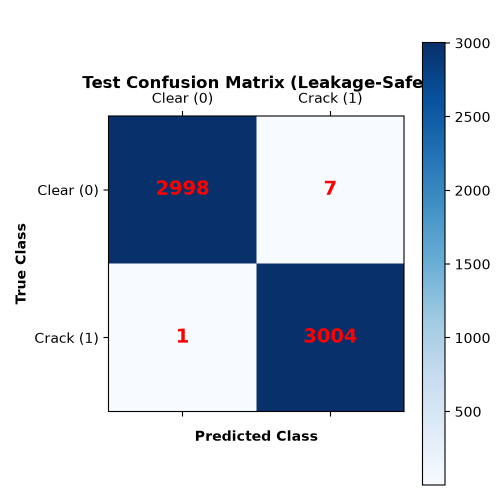
#> input picture reports/confusion_matrix.png, 1000 x 1000 px (shown at 1/2 size); its folder holds only this picture in this run
$ python predict.py --image ../../reports/confusion_matrix.png
#> lines starting #> are read from the running program, lines starting #| are printed output that depends on the picture; after the words box and inside, x2 and y2 are one past the last pixel; in counts of white or black regions, pixels touching at a corner belong together
"""Single-image inference and bounding-box overlay rendering for YOLO crack localization (Stage 2)."""

import os
import sys
import argparse
from pathlib import Path
from typing import List, Dict, Any, Union, Optional
import numpy as np
import cv2
from PIL import Image, ImageDraw, ImageFont

PROJECT_ROOT = Path(__file__).resolve().parent.parent.parent
DEFAULT_MODEL_PATH = PROJECT_ROOT / "models" / "best_yolo.pt"

_CACHED_YOLO_MODEL = None


def get_yolo_model(model_path: Optional[str] = None):
    """Lazy-load and cache the CrackSense YOLO model checkpoint. Raises if checkpoint is missing."""
    global _CACHED_YOLO_MODEL
    from ultralytics import YOLO

    path_to_use = model_path or str(DEFAULT_MODEL_PATH)

    if _CACHED_YOLO_MODEL is None:
        if not os.path.exists(path_to_use):
            raise FileNotFoundError(
                f"CrackSense YOLO weights file not found at '{path_to_use}'. "
                "Ensure trained weights are in place before inference."
            )
        try:
            _CACHED_YOLO_MODEL = YOLO(path_to_use)
        except Exception as e:
            raise RuntimeError(f"Failed loading CrackSense YOLO checkpoint '{path_to_use}': {e}")

    return _CACHED_YOLO_MODEL


def render_bounding_boxes(
    pil_image: Image.Image,
    boxes: List[Dict[str, Any]],
    box_color: tuple = (239, 68, 68),  # Vibrant red/coral
    text_color: tuple = (255, 255, 255),
) -> Image.Image:
    """Draw high-contrast bounding boxes with labels and confidence badges on an image."""
    annotated = pil_image.copy()
    draw = ImageDraw.Draw(annotated)

    img_w, img_h = annotated.size

    for box in boxes:
        x1 = max(0, min(img_w, box["x1"]))
        y1 = max(0, min(img_h, box["y1"]))
        x2 = max(0, min(img_w, box["x2"]))
        y2 = max(0, min(img_h, box["y2"]))
        conf = box.get("confidence", 0.0)
        label = box.get("label", "Crack")

        # Draw thick rectangular bounding box
        draw.rectangle([x1, y1, x2, y2], outline=box_color, width=3)

        # Draw label tag background badge
        text = f"{label} {conf * 100:.1f}%"
        # Estimate text bbox
        text_w = len(text) * 7 + 8
        text_h = 16
        badge_y1 = max(0, y1 - text_h)
        badge_y2 = badge_y1 + text_h

        draw.rectangle([x1, badge_y1, x1 + text_w, badge_y2], fill=box_color)
        draw.text((x1 + 4, badge_y1 + 1), text, fill=text_color)

    return annotated


def predict_crack_boxes(
    image_input: Union[str, Path, Image.Image],
    checkpoint_path: Optional[str] = None,
    conf_threshold: float = 0.20,
    iou_threshold: float = 0.45,
) -> Dict[str, Any]:
    """Run YOLO crack localization on a single image.

    Returns:
        dict: {
            "boxes": [{"x1": float, "y1": float, "x2": float, "y2": float, "confidence": float, "label": str}],
            "box_count": int,
            "crack_detected": bool,
            "annotated_image": PIL.Image
        }
    """
#> called with image_input = '../../reports/confusion_matrix.png', checkpoint_path = 'models/best_yolo.pt', conf_threshold = 0.2, iou_threshold = 0.45
    # 1. Load image
    if isinstance(image_input, (str, Path)):
        pil_img = Image.open(image_input).convert("RGB")
    elif isinstance(image_input, Image.Image):
        pil_img = image_input.convert("RGB")
    else:
        raise ValueError(f"Unsupported image input type: {type(image_input)}")

    img_w, img_h = pil_img.size
#> img_w = 1000; img_h = 1000
    boxes: List[Dict[str, Any]] = []

    # 2. Run YOLO inference
    try:
        model = get_yolo_model(checkpoint_path)
        results = model.predict(
            pil_img,
            conf=conf_threshold,
            iou=iou_threshold,
            verbose=False,
        )

        for result in results:
            if result.boxes is not None:
                for b in result.boxes:
                    coords = b.xyxy[0].tolist()
                    conf = float(b.conf[0].item())
                    cls_id = int(b.cls[0].item())
                    label = model.names.get(cls_id, "Crack") if hasattr(model, "names") else "Crack"

                    boxes.append({
                        "x1": round(coords[0], 1),
                        "y1": round(coords[1], 1),
                        "x2": round(coords[2], 1),
                        "y2": round(coords[3], 1),
                        "confidence": round(conf, 4),
                        "label": label,
                    })
    except Exception as e:
        print(f"[!] Warning: YOLO inference encountered: {e}.")

    # If no YOLO boxes found (e.g. untuned base model), run morphological CV detector
    if len(boxes) == 0:
        img_np = np.array(pil_img)
        gray = cv2.cvtColor(img_np, cv2.COLOR_RGB2GRAY)
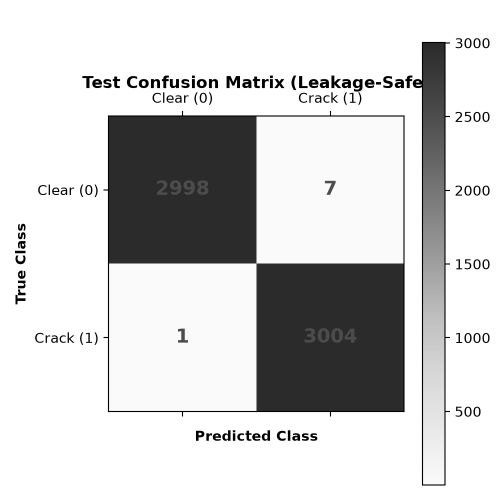
#> gray: shape (1000, 1000) (shown at 1/2 size); min 0, max 255, mean 207.2
        blurred = cv2.GaussianBlur(gray, (5, 5), 0)
        thresh = cv2.adaptiveThreshold(
            blurred, 255, cv2.ADAPTIVE_THRESH_GAUSSIAN_C, cv2.THRESH_BINARY_INV, 21, 5
        )
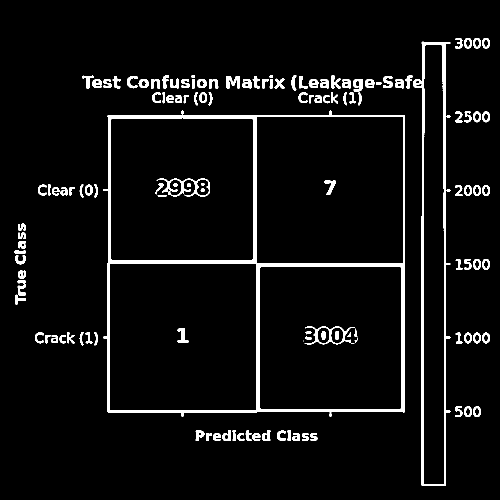
#> thresh: shape (1000, 1000) (shown at 1/2 size); 5% white; 134 white regions (3 under 20 px), largest, box (x1, y1, x2, y2) and area: (206, 221, 810, 834) 20044, (826, 83, 901, 972) 8426, (313, 357, 420, 393) 1051
        kernel = cv2.getStructuringElement(cv2.MORPH_RECT, (3, 3))
        filtered = cv2.morphologyEx(thresh, cv2.MORPH_OPEN, kernel)
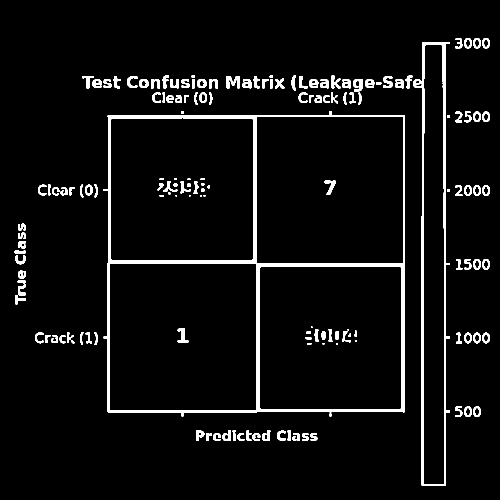
#> filtered: shape (1000, 1000) (shown at 1/2 size); 4.9% white; 163 white regions (13 under 20 px)
        contours, _ = cv2.findContours(filtered, cv2.RETR_EXTERNAL, cv2.CHAIN_APPROX_SIMPLE)
#> contours = 126 contours, 8 with area under 20; largest, box (x1, y1, x2, y2) and area: (207, 222, 810, 833) 351751, (826, 84, 900, 972) 42219, (453, 152, 480, 177) 350, (278, 158, 297, 176) 271, (394, 158, 413, 176) 269

        for cnt in contours:
            area = cv2.contourArea(cnt)
            if area < 50:
                continue
            x, y, w, h = cv2.boundingRect(cnt)
            if (w * h) / (img_w * img_h) > 0.85:
                continue
            boxes.append({
                "x1": float(x),
                "y1": float(y),
                "x2": float(x + w),
                "y2": float(y + h),
                "confidence": round(min(0.72 + (area / 1200.0) * 0.15, 0.94), 4),
                "label": "Crack Region",
            })
#> this loop made 126 passes
#> (area, x, y, w, h) on passes 2 to 13: (119, 621, 866, 14, 16), (115.5, 604, 866, 14, 16), (88.5, 586, 866, 14, 16), (122.5, 505, 866, 16, 16), (99, 475, 866, 14, 16), (59, 466, 866, 5, 16), (124.5, 426, 866, 16, 16), (86, 412, 866, 12, 16), (160, 554, 861, 17, 21), (114, 492, 861, 11, 21), (213.5, 392, 861, 17, 21), (92, 575, 860, 6, 22)
#> area on passes 1, 21: 41, 21
#> after the loop, boxes = 112 items
        boxes.sort(key=lambda b: (b["x2"] - b["x1"]) * (b["y2"] - b["y1"]), reverse=True)
        boxes = boxes[:5]
#> boxes = 5 items

    # Render annotated image
    annotated = render_bounding_boxes(pil_img, boxes)
#> the loop in render_bounding_boxes, `for box in boxes:` made 5 passes
#> (x1, y1, x2, y2, conf, text, badge_y1, badge_y2) on passes 1 to 5: (207, 222, 810, 833, 0.94, 'Crack Region 94.0%', 206, 222), (826, 84, 900, 972, 0.94, 'Crack Region 94.0%', 68, 84), (453, 152, 480, 177, 0.764, 'Crack Region 76.4%', 136, 152), (164, 152, 187, 177, 0.743, 'Crack Region 74.3%', 136, 152), (254, 152, 275, 176, 0.746, 'Crack Region 74.6%', 136, 152)
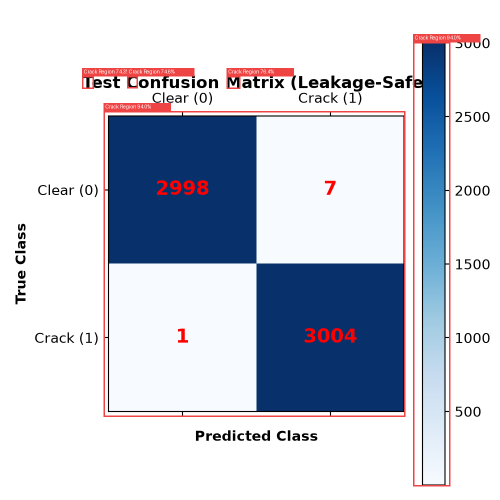
#> annotated: PIL image 1000x1000 RGB (shown at 1/2 size); mean R, G, B 199.9, 204.4, 216.7

    return {
        "boxes": boxes,
        "box_count": len(boxes),
        "crack_detected": len(boxes) > 0,
        "annotated_image": annotated,
    }


def main():
    parser = argparse.ArgumentParser(description="Run YOLO crack detection on an image")
    parser.add_argument("--image", type=str, required=True, help="Path to input concrete image")
    parser.add_argument("--checkpoint", type=str, default=str(DEFAULT_MODEL_PATH), help="Path to weights")
    parser.add_argument("--save", action="store_true", help="Save annotated detection photograph")
    args = parser.parse_args()

    result = predict_crack_boxes(args.image, checkpoint_path=args.checkpoint)
#> result = 4 items

    print("\n" + "=" * 50)
    print("CrackSense AI - YOLO Stage 2 Inference Result")
    print("=" * 50)
    print(f"Crack Detected: {result['crack_detected']}")
#| Crack Detected: True
    print(f"Bounding Boxes: {result['box_count']}")
#| Bounding Boxes: 5
    for idx, b in enumerate(result["boxes"], 1):
        print(f"  [{idx}] {b['label']} ({b['confidence']*100:.1f}%) -> [{b['x1']}, {b['y1']}, {b['x2']}, {b['y2']}]")
#> this loop made 5 passes
#|   [1] Crack Region (94.0%) -> [207.0, 222.0, 810.0, 833.0]
#|   [2] Crack Region (94.0%) -> [826.0, 84.0, 900.0, 972.0]
#|   [3] Crack Region (76.4%) -> [453.0, 152.0, 480.0, 177.0]
#|   [4] Crack Region (74.3%) -> [164.0, 152.0, 187.0, 177.0]
#|   [5] Crack Region (74.6%) -> [254.0, 152.0, 275.0, 176.0]
    print("=" * 50)

    if args.save:
        out_path = Path("reports") / "sample_detection_output.jpg"
        out_path.parent.mkdir(parents=True, exist_ok=True)
        result["annotated_image"].save(out_path)
        print(f"[+] Saved annotated visualization to: {out_path}")


if __name__ == "__main__":
    main()

$ run again, on reports/loss_acc_curves.png
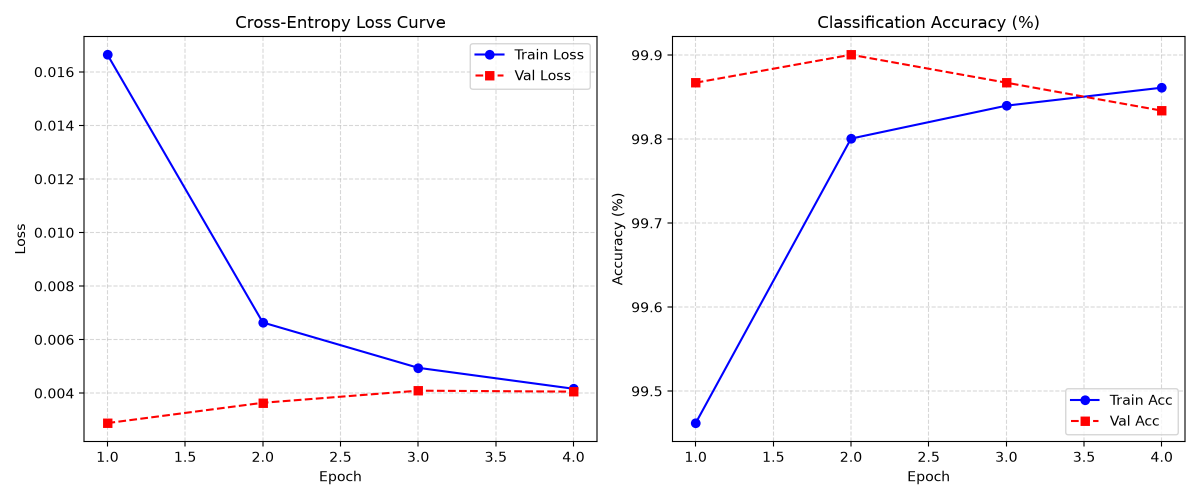
#> input picture reports/loss_acc_curves.png, 2400 x 1000 px (shown at 1/2 size)
#> in predict_crack_boxes, `thresh = cv2.adaptiveThreshold( blurred, 255, cv2.ADAPTIVE_THRESH_GAUS..`:
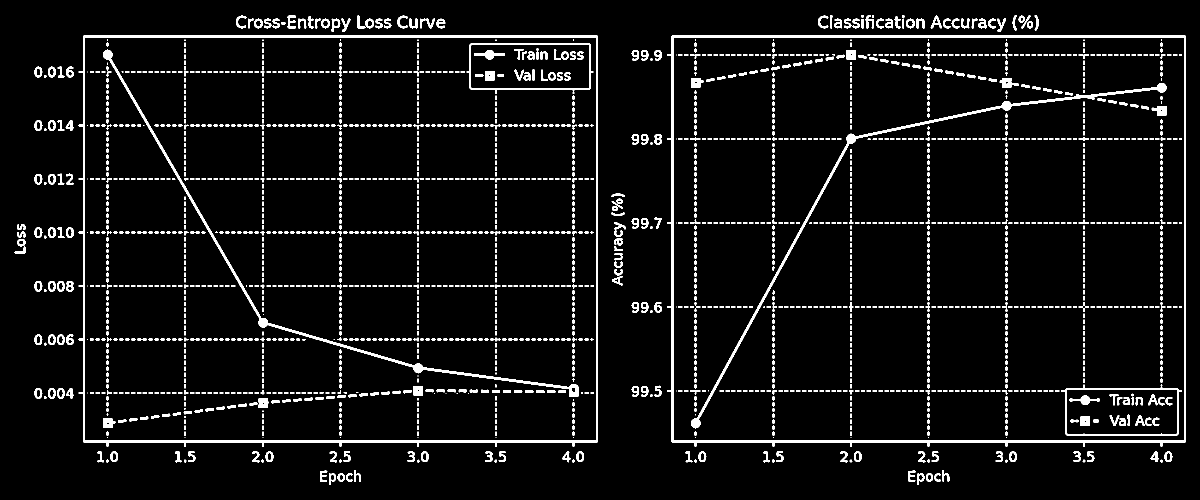
#> thresh: shape (1000, 2400) (shown at 1/2 size); 5.9% white; 2047 white regions (84 under 20 px), largest, box (x1, y1, x2, y2) and area: (157, 71, 1196, 894) 15160, (1334, 71, 2372, 894) 15084, (1382, 166, 2333, 857) 7147
#> filtered: shape (1000, 2400); 5.5% white; 2021 white regions (116 under 20 px)
#> contours = 181 contours, 32 with area under 20; largest, box (x1, y1, x2, y2) and area: (158, 71, 1196, 893) 836925, (1335, 71, 2372, 893) 836062, (663, 38, 680, 64) 264, (2018, 903, 2034, 924) 248, (531, 903, 547, 924) 248
#> the loop in predict_crack_boxes, `for cnt in contours:` made 181 passes
#> (area, x, y, w, h) on passes 1 to 3: (72.5, 1869, 947, 12, 16), (173, 1852, 947, 14, 16), (209.5, 1834, 947, 15, 22)
#> after the loop in predict_crack_boxes, `for cnt in contours:`: boxes = 146 items
#> in predict_crack_boxes, `boxes = boxes[:5]`: boxes = 5 items
#> the loop in render_bounding_boxes, `for box in boxes:` made 5 passes
#> (x1, y1, x2, y2, conf, text, badge_y1, badge_y2) on passes 1 to 5: (158, 71, 1196, 893, 0.94, 'Crack Region 94.0%', 55, 71), (1335, 71, 2372, 893, 0.94, 'Crack Region 94.0%', 55, 71), (1862, 32, 1884, 57, 0.748, 'Crack Region 74.8%', 16, 32), (1636, 31, 1656, 57, 0.741, 'Crack Region 74.1%', 15, 31), (795, 31, 815, 57, 0.741, 'Crack Region 74.1%', 15, 31)
#> in predict_crack_boxes, `annotated = render_bounding_boxes(pil_img, boxes)`:
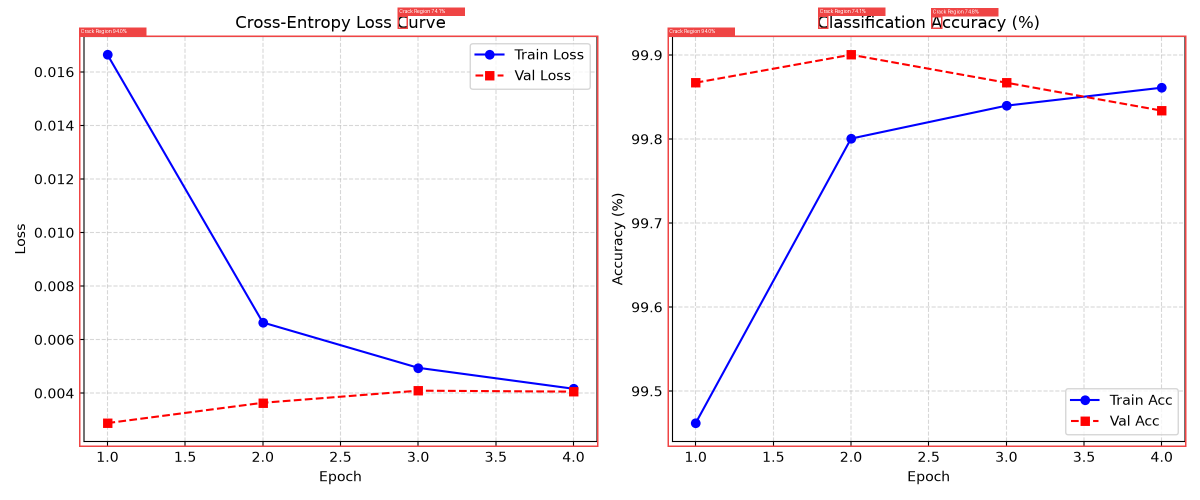
#> annotated: PIL image 2400x1000 RGB (shown at 1/2 size); mean R, G, B 249.7, 246.4, 247.8
#> result = 4 items
#| Crack Detected: True
#| Bounding Boxes: 5
#> the loop in main, `for idx, b in enumerate(result["boxes"], 1):` made 5 passes
#|   [1] Crack Region (94.0%) -> [158.0, 71.0, 1196.0, 893.0]
#|   [2] Crack Region (94.0%) -> [1335.0, 71.0, 2372.0, 893.0]
#|   [3] Crack Region (74.8%) -> [1862.0, 32.0, 1884.0, 57.0]
#|   [4] Crack Region (74.1%) -> [1636.0, 31.0, 1656.0, 57.0]
#|   [5] Crack Region (74.1%) -> [795.0, 31.0, 815.0, 57.0]
